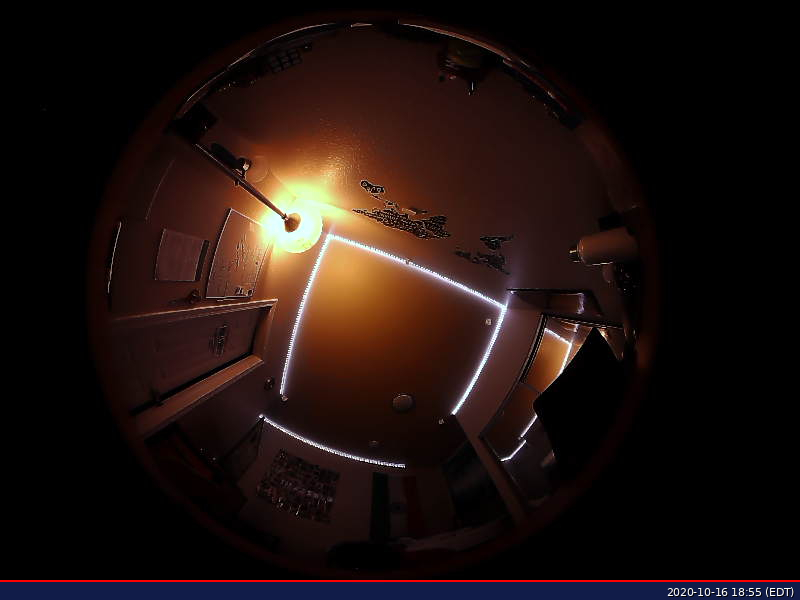
#> input picture images/test360Image.png, 800 x 600 px, found by its file name
$ python image_processing.py
#> lines starting #> are read from the running program, lines starting #| are printed output that depends on the picture
import numpy as np
import cv2 as cv2
from matplotlib import pyplot as plt
from math import atan, pi, sqrt
from typing import Tuple


def read_image(img_path):
    """
    :param img_path: Path of the image you want to read
    :return:
    """
#> called with img_path = 'images/test360image.png'
    img = cv2.imread(img_path, cv2.IMREAD_COLOR)
#> img is the input picture: shape (600, 800, 3); mean B, G, R 14.8, 17.7, 30.7
    return img


def show_image(img, display_time=0):
    """
    :param img: The image you want to display
    :param display_time: The amount of time you want to display the image for in ms.
    Note: A value of 0 will display intently until a KEY is pressed.
    """
    cv2.namedWindow('image', cv2.WINDOW_AUTOSIZE)
    cv2.imshow('image', img)
    cv2.waitKey(display_time)
    cv2.destroyAllWindows()


# [50 lines left out: functions write_image, find_angle_of_pixel, not called in this run]


def slice_circle(circle_matrix):
    return np.vsplit(circle_matrix, 2)

def flatten_semi_circle(semi_circle_matrix):
    return semi_circle_matrix.max(axis=1)

# [9 lines left out: function try_out_find_angle, not called in this run]

def crop_image(img: np.ndarray) -> np.ndarray:
    '''
    Crops out deadspace from input image. Function does not save image and has no other side effects.
        Parameters:
            img (np.ndarray): Image to crop
        Returns:
            cropped_img (np.ndarray): Cropped image
    '''
    return img[10:-20,90:-140].copy()

def gen_panorama(img: np.ndarray) -> np.ndarray:
    '''
    Function to turn a 360 camera image into a stitched panorama. This app is for testing the methodology,
    not for production purposes.
        Parameters:
            img (np.ndarray): Input image.
        Returns:
            pyramid_img (np.ndarray): Pyramid representation of the lower half of the img.

    '''
    def shift_amount(x:int)->int:
        '''
        Calculates amount of pixels to shift based on the x coordinate on the diameter of the semicircle.
            Parameters:
                x(int): x coordinate on the diameter.
            Returns:
                shift(int): Amount of pixels needed to shift array.
        '''
        delta_x = int(abs(285-x))
        return 285 - int(sqrt(285**2 - delta_x**2))

    def gen_bottom_and_right_half(bottom_semicircle: np.ndarray, right_semicircle: np.ndarray)-> Tuple:

        '''
        Bottom Range: 270 deg to 90 deg decreasing/anti-clockwise order i.e 270, 180, 90.
        Right Range: 0 deg to 180 deg in increasing/clockwise order.
        '''
        #Colored Images
        if len(bottom_semicircle) == 3:
            for c in range(len(bottom_semicircle)):
                for i in range(len(bottom_semicircle[0])):
                    shift = shift_amount(i)
                    bottom_semicircle[c][i] = np.roll(bottom_semicircle[c][i], shift, axis=0)
        #Greyscale Images
        else:
            for i in range(len(bottom_semicircle)):
                shift = shift_amount(i)
                bottom_semicircle[i] = np.roll(bottom_semicircle[i],shift,axis=0)
                right_semicircle[i] = np.roll(right_semicircle[i],shift,axis=0)
        return bottom_semicircle, right_semicircle

    def gen_top_and_left_half(top_semicircle: np.ndarray, left_semicircle: np.ndarray)->np.ndarray:
        '''
        Top Range: 270 deg to 90 deg in increasing/clockwise order, i.e 270, 280, 360/0, 10, 90.
        Left Range: 360/ 0 deg to 180 deg in decreasing/anti-clockwise order.
        '''
        #Greyscale
        for i in range(len(top_semicircle)):
                shift = shift_amount(i)
                top_semicircle[i] = np.roll(top_semicircle[i],-shift,axis=0)
                left_semicircle[i] = np.roll(left_semicircle[i],-shift,axis=0)
        return top_semicircle,left_semicircle


    bottom_half, right_half = gen_bottom_and_right_half(img[285:-1,0:-1].T.copy(),img[0:-1,285:-1].copy())
    top_half, left_half = gen_top_and_left_half(img[0:285,0:-1].T.copy(),img[0:-1,0:285].copy())


    return bottom_half.T, np.flipud(top_half.T), right_half.T, np.flipud(left_half.T)

if __name__ == '__main__':
    img_path = 'images/test360image.png'
    img = read_image(img_path)

    greyscale_img = cv2.imread(img_path,cv2.IMREAD_GRAYSCALE)
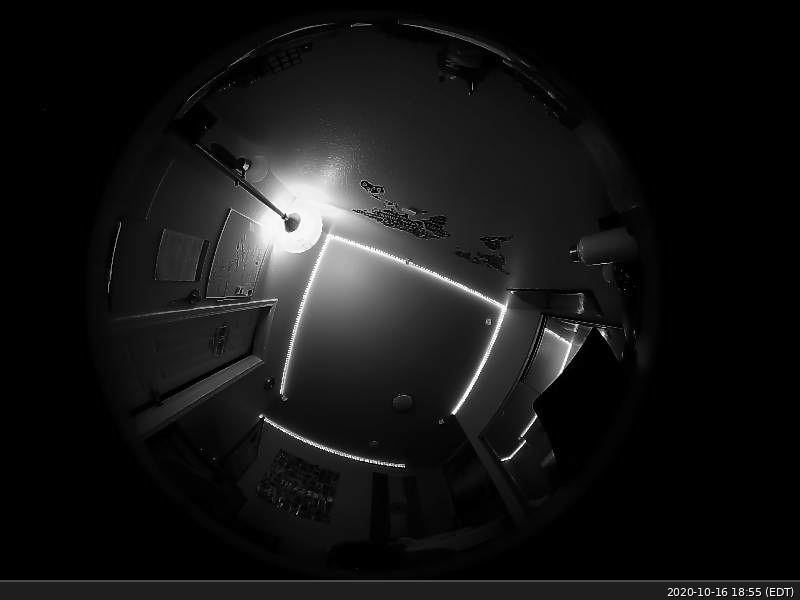
#> greyscale_img: shape (600, 800); min 0, max 255, mean 21.3
    #show_image(img)
    cropped_img = crop_image(greyscale_img)
#> in crop_image, `return img[10:-20,90:-140].copy()`:
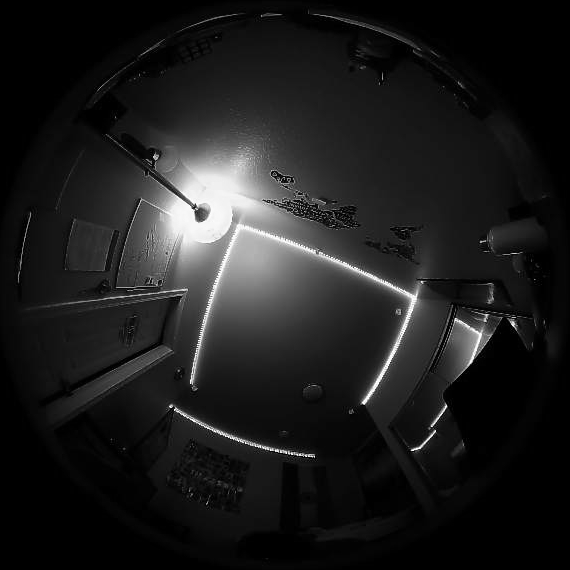
#> returned value: shape (570, 570); min 0, max 255, mean 29.5
    panorama = gen_panorama(cropped_img)
#> the loop in gen_bottom_and_right_half, `for i in range(len(bottom_semicircle)):` made 569 passes
#> (delta_x in shift_amount, shift) on passes 1 to 3: (285, 285), (284, 262), (283, 252)
#> after the loop in gen_bottom_and_right_half, `for i in range(len(bottom_semicircle)):`:
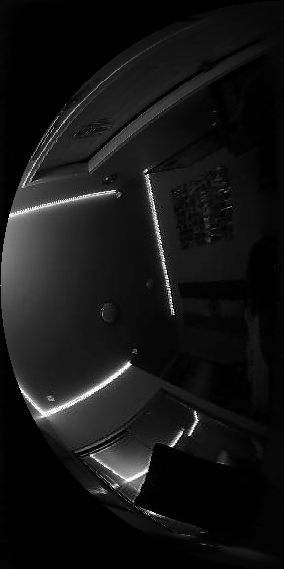
#> bottom_semicircle: shape (569, 284); min 0, max 255, mean 21.1
#> after the loop in gen_bottom_and_right_half, `for i in range(len(bottom_semicircle)):`:
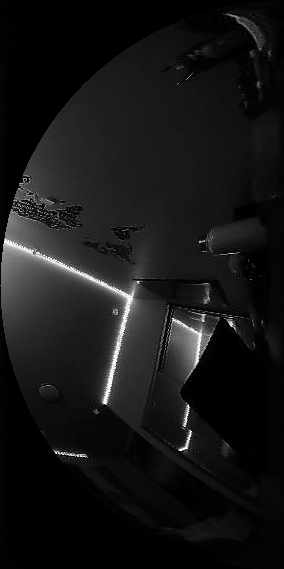
#> right_semicircle: shape (569, 284); min 0, max 255, mean 21.8
#> the loop in gen_top_and_left_half, `for i in range(len(top_semicircle)):` made 569 passes
#> after the loop in gen_top_and_left_half, `for i in range(len(top_semicircle)):`:
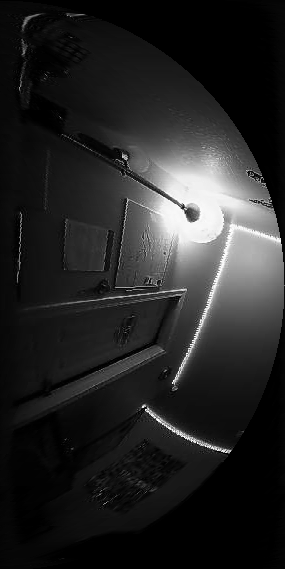
#> left_semicircle: shape (569, 285); min 0, max 255, mean 37.3
#> after the loop in gen_top_and_left_half, `for i in range(len(top_semicircle)):`:
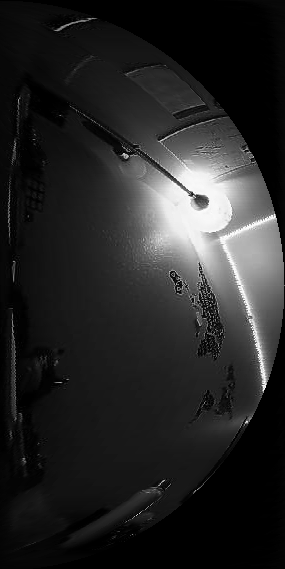
#> top_semicircle: shape (569, 285); min 0, max 255, mean 38.1
    show_image(panorama[0])
    show_image(panorama[1])
    show_image(panorama[2])
    show_image(panorama[3])
#> call 4 of show_image, with display_time = 0
#> in show_image (call 4), `cv2.imshow('image', img)`:
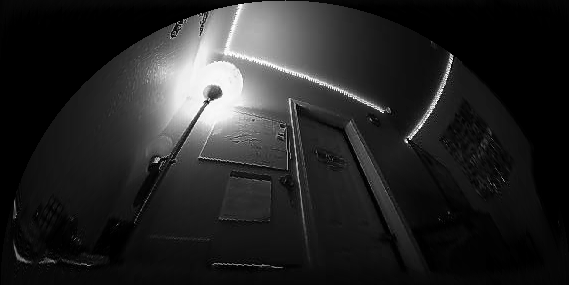
#> window 'image': shape (285, 569); min 0, max 255, mean 37.3

    #show_image(cropped_img)
    # try_out_find_angle()
